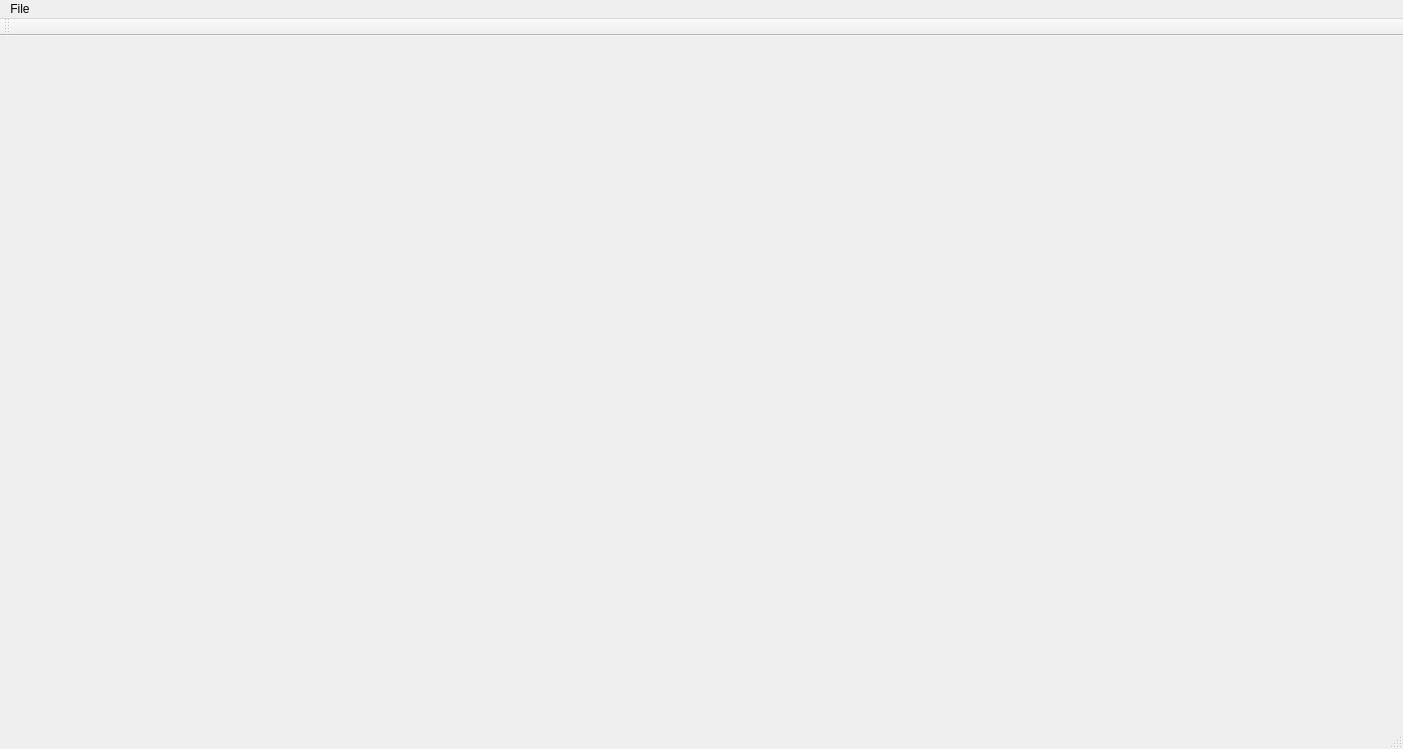
<?xml version="1.0" encoding="UTF-8"?>
<ui version="4.0">
 <class>PCLVisualizerClass</class>
 <widget class="QMainWindow" name="PCLVisualizerClass">
  <property name="geometry">
   <rect>
    <x>0</x>
    <y>0</y>
    <width>1403</width>
    <height>749</height>
   </rect>
  </property>
  <property name="windowTitle">
   <string>PCLVisualizer</string>
  </property>
  <widget class="QWidget" name="centralWidget">
   <widget class="QVTKWidget" name="qvtkWidget">
    <property name="geometry">
     <rect>
      <x>0</x>
      <y>0</y>
      <width>1401</width>
      <height>691</height>
     </rect>
    </property>
   </widget>
  </widget>
  <widget class="QMenuBar" name="menuBar">
   <property name="geometry">
    <rect>
     <x>0</x>
     <y>0</y>
     <width>1403</width>
     <height>23</height>
    </rect>
   </property>
   <widget class="QMenu" name="menuFile">
    <property name="title">
     <string>File</string>
    </property>
    <addaction name="actionExit"/>
    <addaction name="actionOpenlas"/>
    <addaction name="actionOpentxt"/>
    <addaction name="actionOpenbin"/>
    <addaction name="actionOpenpcd"/>
   </widget>
   <addaction name="menuFile"/>
  </widget>
  <widget class="QToolBar" name="mainToolBar">
   <attribute name="toolBarArea">
    <enum>TopToolBarArea</enum>
   </attribute>
   <attribute name="toolBarBreak">
    <bool>false</bool>
   </attribute>
  </widget>
  <widget class="QStatusBar" name="statusBar"/>
  <action name="actionExit">
   <property name="text">
    <string>Exit</string>
   </property>
  </action>
  <action name="actionOpenlas">
   <property name="text">
    <string>Openlas</string>
   </property>
  </action>
  <action name="actionOpentxt">
   <property name="text">
    <string>Opentxt</string>
   </property>
  </action>
  <action name="actionOpenbin">
   <property name="text">
    <string>Openbin</string>
   </property>
  </action>
  <action name="actionOpenpcd">
   <property name="text">
    <string>Openpcd</string>
   </property>
  </action>
 </widget>
 <layoutdefault spacing="6" margin="11"/>
 <customwidgets>
  <customwidget>
   <class>QVTKWidget</class>
   <extends>QWidget</extends>
   <header>QVTKWidget.h</header>
  </customwidget>
 </customwidgets>
 <resources>
  <include location="PCLVisualizer.qrc"/>
 </resources>
 <connections/>
</ui>
